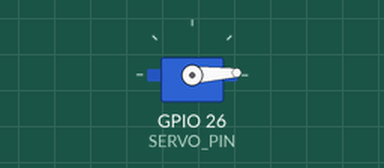
Recording of a sketch running on a simulated ESP32. Parts: servo.

Above: at 0.05 s.
At 1.3 s:
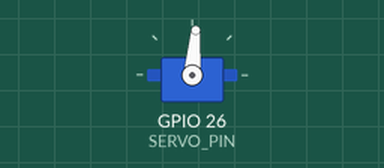
At 2.6 s:
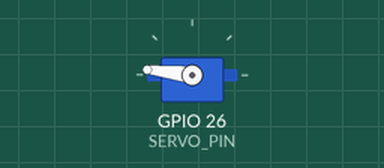
At 5.2 s:
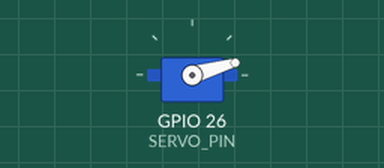
Timing chart, 0 to 7.1 s (numbered marks = the images above):
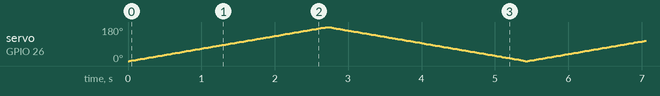

The sketch:

servo.ino
```cpp
#include <ESP32Servo.h>

#define SERVO_PIN 26

Servo servoMotor;


void setup() {
  servoMotor.attach(SERVO_PIN);
}

void loop() {
  for (int pos = 0; pos <= 180; pos++)
  {
    servoMotor.write(pos);
    delay(15);
  }

  for (int pos = 180; pos >= 0; pos -= 1)
  {
    servoMotor.write(pos);
    delay(15);
  }
}
```
